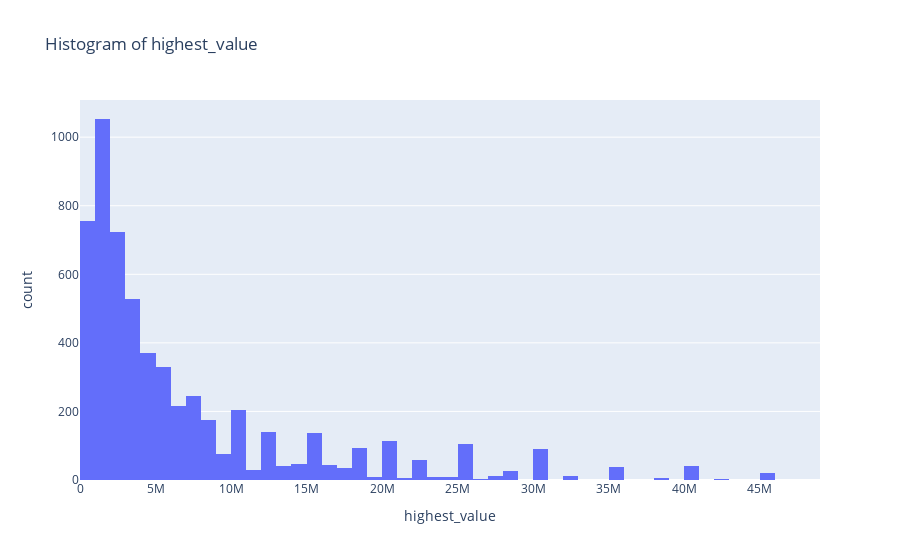

Notebook cell for this chart:
### Code cell
fig = px.histogram(player, x='highest_value', title='Histogram of highest_value')
fig.update_layout(xaxis_title='highest_value')
fig.show()

### Figure 1 — Plotly figure (JSON) as saved in the notebook; plotly's stock layout.template omitted (floating-point values rounded to 4 significant figures; data arrays with more than 128 entries replaced by an {"elided": "..."} marker saying what was removed)
{"data": [{"alignmentgroup": "True", "bingroup": "x", "hovertemplate": "highest_value=%{x}<br>count=%{y}<extra></extra>", "legendgroup": "", "marker": {"color": "#636efa", "pattern": {"shape": ""}}, "name": "", "offsetgroup": "", "orientation": "v", "showlegend": false, "type": "histogram", "x": {"elided": "5798 int values"}, "xaxis": "x", "yaxis": "y"}], "layout": {"barmode": "relative", "legend": {"tracegroupgap": 0}, "title": {"text": "Histogram of highest_value"}, "xaxis": {"anchor": "y", "domain": [0, 1], "title": {"text": "highest_value"}}, "yaxis": {"anchor": "x", "domain": [0, 1], "title": {"text": "count"}}}}
